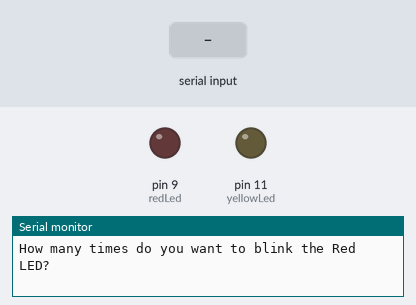
This sketch was run on a simulated Arduino Uno, built with avr-gcc and run on an emulated ATmega328P. Parts: output pins drawn as LEDs (lit = HIGH), the last lines printed to the serial monitor. Dashed ring = blinking. The test bench sets the inputs (shaded band).

Above: at 0.9 s.
1.0 s: "90,45\n" received over Serial
At 1.12 s:
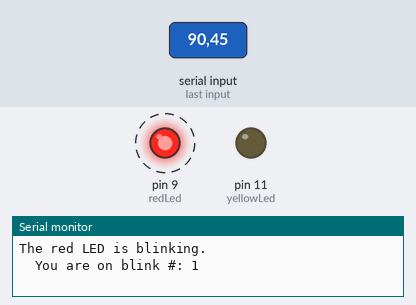
At 46.15 s:
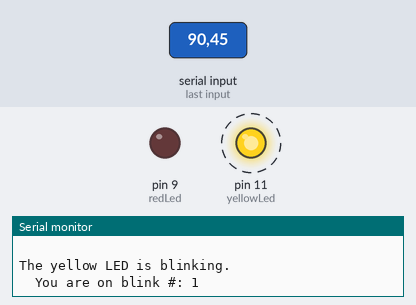
Timing chart, 0 to 48.0 s (numbered marks = the images above; inputs shaded):
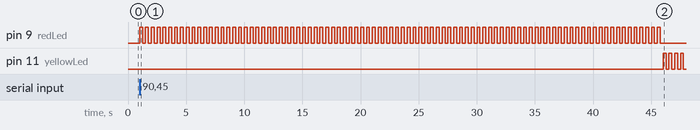

The sketch:

red_yellow_led.ino
```cpp
int redLed=9;
int redOn=250;
int redOff=250;
int yellowLed=11;
int yellowOff=250;
int yellowOn=250;
int redBlink;
int yellowBlink;

void setup() {
  // put your setup code here, to run once:
  Serial.begin(115200);
pinMode (redLed,OUTPUT);
pinMode (yellowLed, OUTPUT);

  Serial.println("How many times do you want to blink the Red LED?");
  while (Serial.available()==0) { }
  redBlink = Serial.parseInt();

  Serial.println("How many times do you want to blink the Yellow LED?");
  while (Serial.available()==0) { }
  yellowBlink = Serial.parseInt();
}

void loop() {
  // put your main code here, to run repeatedly:

  Serial.println("The red LED is blinking.");

  for (int i=1;i<=redBlink;i++) {
    Serial.print("  You are on blink #: ");
    Serial.println(i);
  digitalWrite(redLed,HIGH);
  delay(redOn);
  digitalWrite(redLed,LOW);
  delay(redOff);
  }
Serial.println(" ");

Serial.println("The yellow LED is blinking.");
  for (int i=1;i<=yellowBlink;i++) {
    Serial.print("  You are on blink #: ");
    Serial.println(i);
  digitalWrite(yellowLed,HIGH);
  delay(yellowOn);
  digitalWrite(yellowLed,LOW);
  delay(yellowOff);
  }

  Serial.println(" ");

}
```

Measured:
- after the input at 1.0 s, pin 9 (redLed): alternates HIGH for 0.25 s and LOW for 0.25 s, 180 changes in all, then stays LOW, starting at once; pin 11 (yellowLed): alternates HIGH for 0.25 s and LOW for 0.25 s, starting after 45.0 s
